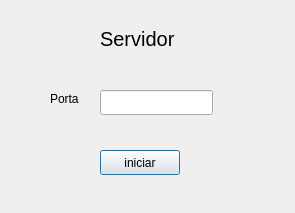
<?xml version="1.0" encoding="UTF-8"?>
<ui version="4.0">
 <class>Dialog</class>
 <widget class="QDialog" name="Dialog">
  <property name="geometry">
   <rect>
    <x>0</x>
    <y>0</y>
    <width>295</width>
    <height>213</height>
   </rect>
  </property>
  <property name="windowTitle">
   <string>Dialog</string>
  </property>
  <widget class="QLabel" name="label">
   <property name="geometry">
    <rect>
     <x>100</x>
     <y>30</y>
     <width>81</width>
     <height>17</height>
    </rect>
   </property>
   <property name="font">
    <font>
     <pointsize>15</pointsize>
    </font>
   </property>
   <property name="text">
    <string>Servidor</string>
   </property>
  </widget>
  <widget class="QLabel" name="label_2">
   <property name="geometry">
    <rect>
     <x>50</x>
     <y>90</y>
     <width>41</width>
     <height>17</height>
    </rect>
   </property>
   <property name="text">
    <string>Porta</string>
   </property>
  </widget>
  <widget class="QLineEdit" name="porta">
   <property name="geometry">
    <rect>
     <x>100</x>
     <y>90</y>
     <width>113</width>
     <height>25</height>
    </rect>
   </property>
  </widget>
  <widget class="QPushButton" name="iniciar_btn">
   <property name="geometry">
    <rect>
     <x>100</x>
     <y>150</y>
     <width>80</width>
     <height>25</height>
    </rect>
   </property>
   <property name="text">
    <string>iniciar</string>
   </property>
  </widget>
 </widget>
 <resources/>
 <connections/>
</ui>
